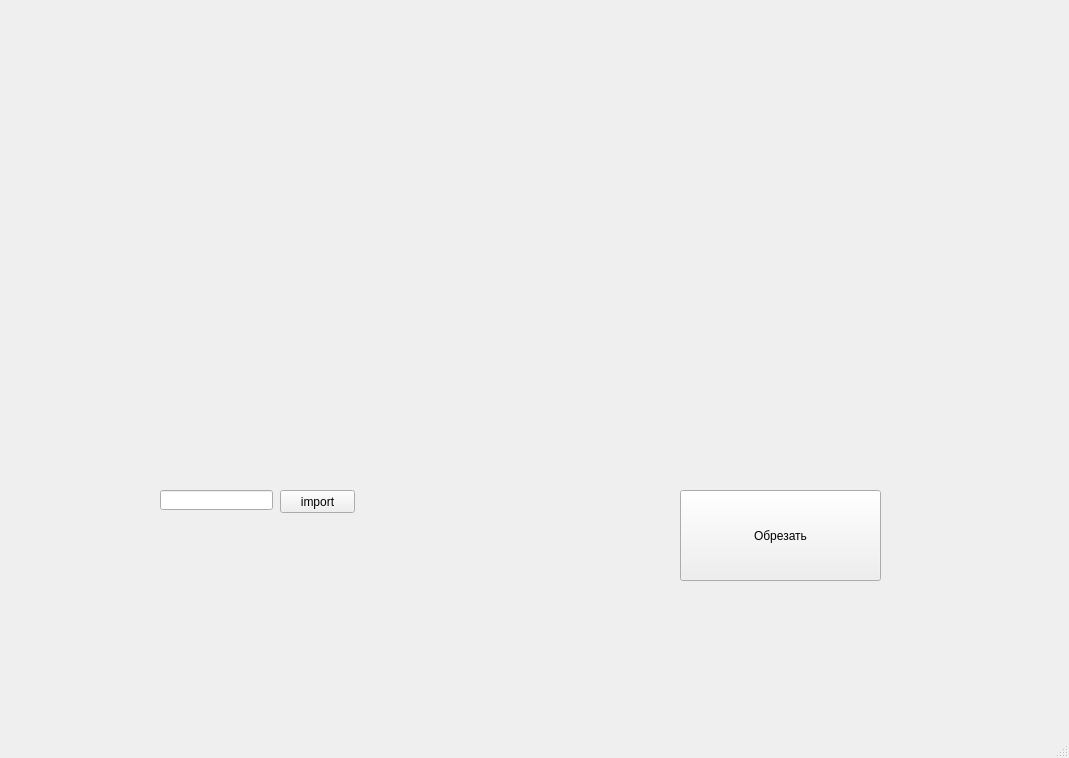
<?xml version="1.0" encoding="UTF-8"?>
<ui version="4.0">
 <class>MainWindow</class>
 <widget class="QMainWindow" name="MainWindow">
  <property name="geometry">
   <rect>
    <x>0</x>
    <y>0</y>
    <width>1069</width>
    <height>758</height>
   </rect>
  </property>
  <property name="windowTitle">
   <string>MainWindow</string>
  </property>
  <widget class="QWidget" name="centralwidget">
   <widget class="QLabel" name="imageframe">
    <property name="geometry">
     <rect>
      <x>20</x>
      <y>10</y>
      <width>1041</width>
      <height>471</height>
     </rect>
    </property>
    <property name="autoFillBackground">
     <bool>true</bool>
    </property>
    <property name="text">
     <string/>
    </property>
   </widget>
   <widget class="QPushButton" name="cutButton">
    <property name="geometry">
     <rect>
      <x>680</x>
      <y>490</y>
      <width>201</width>
      <height>91</height>
     </rect>
    </property>
    <property name="text">
     <string>Обрезать</string>
    </property>
   </widget>
   <widget class="QLineEdit" name="lineEdit">
    <property name="geometry">
     <rect>
      <x>160</x>
      <y>490</y>
      <width>113</width>
      <height>20</height>
     </rect>
    </property>
   </widget>
   <widget class="QPushButton" name="imButton">
    <property name="geometry">
     <rect>
      <x>280</x>
      <y>490</y>
      <width>75</width>
      <height>23</height>
     </rect>
    </property>
    <property name="text">
     <string>import</string>
    </property>
   </widget>
  </widget>
  <widget class="QMenuBar" name="menubar">
   <property name="geometry">
    <rect>
     <x>0</x>
     <y>0</y>
     <width>1069</width>
     <height>21</height>
    </rect>
   </property>
  </widget>
  <widget class="QStatusBar" name="statusbar"/>
 </widget>
 <resources/>
 <connections/>
</ui>
